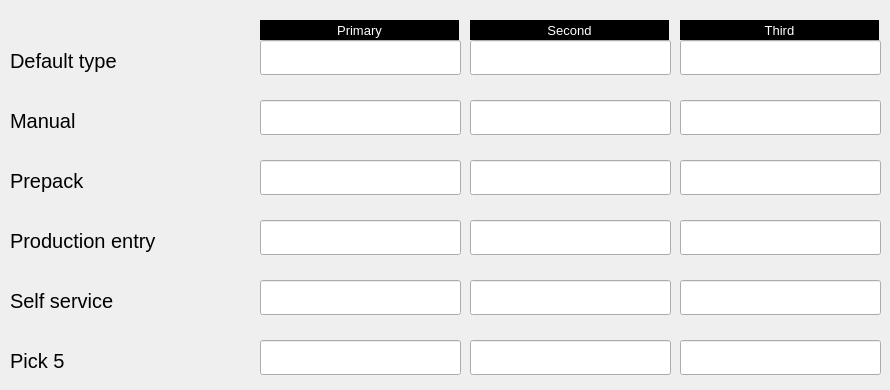
     <widget class="QWidget" name="tabLabelTypes">
      <attribute name="title">
       <string>Types</string>
      </attribute>
      <widget class="QLabel" name="lblLabelType">
       <property name="geometry">
        <rect>
         <x>10</x>
         <y>40</y>
         <width>221</width>
         <height>41</height>
        </rect>
       </property>
       <property name="font">
        <font>
         <pointsize>15</pointsize>
        </font>
       </property>
       <property name="text">
        <string>Default type</string>
       </property>
       <property name="alignment">
        <set>Qt::AlignLeading|Qt::AlignLeft|Qt::AlignVCenter</set>
       </property>
      </widget>
      <widget class="hobart::numericLineEdit" name="txtDefaultPriLabelType">
       <property name="geometry">
        <rect>
         <x>260</x>
         <y>40</y>
         <width>201</width>
         <height>35</height>
        </rect>
       </property>
       <property name="font">
        <font>
         <pointsize>19</pointsize>
        </font>
       </property>
       <property name="inputMask">
        <string notr="true"/>
       </property>
       <property name="text">
        <string notr="true"/>
       </property>
      </widget>
      <widget class="hobart::numericLineEdit" name="txtDefaultSecLabelType">
       <property name="geometry">
        <rect>
         <x>470</x>
         <y>40</y>
         <width>201</width>
         <height>35</height>
        </rect>
       </property>
       <property name="font">
        <font>
         <pointsize>19</pointsize>
        </font>
       </property>
       <property name="inputMask">
        <string notr="true"/>
       </property>
       <property name="text">
        <string notr="true"/>
       </property>
      </widget>
      <widget class="hobart::numericLineEdit" name="txtDefaultTriLabelType">
       <property name="geometry">
        <rect>
         <x>680</x>
         <y>40</y>
         <width>201</width>
         <height>35</height>
        </rect>
       </property>
       <property name="font">
        <font>
         <pointsize>19</pointsize>
        </font>
       </property>
       <property name="inputMask">
        <string notr="true"/>
       </property>
       <property name="text">
        <string notr="true"/>
       </property>
      </widget>
      <widget class="QLabel" name="lblManualLabel">
       <property name="geometry">
        <rect>
         <x>10</x>
         <y>100</y>
         <width>221</width>
         <height>41</height>
        </rect>
       </property>
       <property name="font">
        <font>
         <pointsize>15</pointsize>
        </font>
       </property>
       <property name="text">
        <string>Manual</string>
       </property>
       <property name="alignment">
        <set>Qt::AlignLeading|Qt::AlignLeft|Qt::AlignVCenter</set>
       </property>
      </widget>
      <widget class="QLabel" name="lblPrepackLabel">
       <property name="geometry">
        <rect>
         <x>10</x>
         <y>160</y>
         <width>221</width>
         <height>41</height>
        </rect>
       </property>
       <property name="font">
        <font>
         <pointsize>15</pointsize>
        </font>
       </property>
       <property name="text">
        <string>Prepack</string>
       </property>
       <property name="alignment">
        <set>Qt::AlignLeading|Qt::AlignLeft|Qt::AlignVCenter</set>
       </property>
      </widget>
      <widget class="QLabel" name="lblProdEntryLabel">
       <property name="geometry">
        <rect>
         <x>10</x>
         <y>220</y>
         <width>221</width>
         <height>41</height>
        </rect>
       </property>
       <property name="font">
        <font>
         <pointsize>15</pointsize>
        </font>
       </property>
       <property name="text">
        <string>Production entry</string>
       </property>
       <property name="alignment">
        <set>Qt::AlignLeading|Qt::AlignLeft|Qt::AlignVCenter</set>
       </property>
      </widget>
      <widget class="QLabel" name="lblSelfServLabel">
       <property name="geometry">
        <rect>
         <x>10</x>
         <y>280</y>
         <width>221</width>
         <height>41</height>
        </rect>
       </property>
       <property name="font">
        <font>
         <pointsize>15</pointsize>
        </font>
       </property>
       <property name="text">
        <string>Self service</string>
       </property>
       <property name="alignment">
        <set>Qt::AlignLeading|Qt::AlignLeft|Qt::AlignVCenter</set>
       </property>
      </widget>
      <widget class="hobart::numericLineEdit" name="txtManualSecLabelType">
       <property name="geometry">
        <rect>
         <x>470</x>
         <y>100</y>
         <width>201</width>
         <height>35</height>
        </rect>
       </property>
       <property name="font">
        <font>
         <pointsize>19</pointsize>
        </font>
       </property>
       <property name="inputMask">
        <string notr="true"/>
       </property>
       <property name="text">
        <string notr="true"/>
       </property>
      </widget>
      <widget class="hobart::numericLineEdit" name="txtManualTriLabelType">
       <property name="geometry">
        <rect>
         <x>680</x>
         <y>100</y>
         <width>201</width>
         <height>35</height>
        </rect>
       </property>
       <property name="font">
        <font>
         <pointsize>19</pointsize>
        </font>
       </property>
       <property name="inputMask">
        <string notr="true"/>
       </property>
       <property name="text">
        <string notr="true"/>
       </property>
      </widget>
      <widget class="hobart::numericLineEdit" name="txtManualPriLabelType">
       <property name="geometry">
        <rect>
         <x>260</x>
         <y>100</y>
         <width>201</width>
         <height>35</height>
        </rect>
       </property>
       <property name="font">
        <font>
         <pointsize>19</pointsize>
        </font>
       </property>
       <property name="inputMask">
        <string notr="true"/>
       </property>
       <property name="text">
        <string notr="true"/>
       </property>
      </widget>
      <widget class="hobart::numericLineEdit" name="txtPrepackSecLabelType">
       <property name="geometry">
        <rect>
         <x>470</x>
         <y>160</y>
         <width>201</width>
         <height>35</height>
        </rect>
       </property>
       <property name="font">
        <font>
         <pointsize>19</pointsize>
        </font>
       </property>
       <property name="inputMask">
        <string notr="true"/>
       </property>
       <property name="text">
        <string notr="true"/>
       </property>
      </widget>
      <widget class="hobart::numericLineEdit" name="txtPrepackTriLabelType">
       <property name="geometry">
        <rect>
         <x>680</x>
         <y>160</y>
         <width>201</width>
         <height>35</height>
        </rect>
       </property>
       <property name="font">
        <font>
         <pointsize>19</pointsize>
        </font>
       </property>
       <property name="inputMask">
        <string notr="true"/>
       </property>
       <property name="text">
        <string notr="true"/>
       </property>
      </widget>
      <widget class="hobart::numericLineEdit" name="txtPrepackPriLabelType">
       <property name="geometry">
        <rect>
         <x>260</x>
         <y>160</y>
         <width>201</width>
         <height>35</height>
        </rect>
       </property>
       <property name="font">
        <font>
         <pointsize>19</pointsize>
        </font>
       </property>
       <property name="inputMask">
        <string notr="true"/>
       </property>
       <property name="text">
        <string notr="true"/>
       </property>
      </widget>
      <widget class="hobart::numericLineEdit" name="txtProdEntryPriLabelType">
       <property name="geometry">
        <rect>
         <x>260</x>
         <y>220</y>
         <width>201</width>
         <height>35</height>
        </rect>
       </property>
       <property name="font">
        <font>
         <pointsize>19</pointsize>
        </font>
       </property>
       <property name="inputMask">
        <string notr="true"/>
       </property>
       <property name="text">
        <string notr="true"/>
       </property>
      </widget>
      <widget class="hobart::numericLineEdit" name="txtProdEntrySecLabelType">
       <property name="geometry">
        <rect>
         <x>470</x>
         <y>220</y>
         <width>201</width>
         <height>35</height>
        </rect>
       </property>
       <property name="font">
        <font>
         <pointsize>19</pointsize>
        </font>
       </property>
       <property name="inputMask">
        <string notr="true"/>
       </property>
       <property name="text">
        <string notr="true"/>
       </property>
      </widget>
      <widget class="hobart::numericLineEdit" name="txtProdEntryTriLabelType">
       <property name="geometry">
        <rect>
         <x>680</x>
         <y>220</y>
         <width>201</width>
         <height>35</height>
        </rect>
       </property>
       <property name="font">
        <font>
         <pointsize>19</pointsize>
        </font>
       </property>
       <property name="inputMask">
        <string notr="true"/>
       </property>
       <property name="text">
        <string notr="true"/>
       </property>
      </widget>
      <widget class="hobart::numericLineEdit" name="txtSelfServPriLabelType">
       <property name="geometry">
        <rect>
         <x>260</x>
         <y>280</y>
         <width>201</width>
         <height>35</height>
        </rect>
       </property>
       <property name="font">
        <font>
         <pointsize>19</pointsize>
        </font>
       </property>
       <property name="inputMask">
        <string notr="true"/>
       </property>
       <property name="text">
        <string notr="true"/>
       </property>
      </widget>
      <widget class="hobart::numericLineEdit" name="txtSelfServSecLabelType">
       <property name="geometry">
        <rect>
         <x>470</x>
         <y>280</y>
         <width>201</width>
         <height>35</height>
        </rect>
       </property>
       <property name="font">
        <font>
         <pointsize>19</pointsize>
        </font>
       </property>
       <property name="inputMask">
        <string notr="true"/>
       </property>
       <property name="text">
        <string notr="true"/>
       </property>
      </widget>
      <widget class="hobart::numericLineEdit" name="txtSelfServTriLabelType">
       <property name="geometry">
        <rect>
         <x>680</x>
         <y>280</y>
         <width>201</width>
         <height>35</height>
        </rect>
       </property>
       <property name="font">
        <font>
         <pointsize>19</pointsize>
        </font>
       </property>
       <property name="inputMask">
        <string notr="true"/>
       </property>
       <property name="text">
        <string notr="true"/>
       </property>
      </widget>
      <widget class="QLabel" name="lblPrimaryLabelTitle">
       <property name="geometry">
        <rect>
         <x>260</x>
         <y>20</y>
         <width>199</width>
         <height>20</height>
        </rect>
       </property>
       <property name="font">
        <font>
         <pointsize>10</pointsize>
         <weight>50</weight>
         <bold>false</bold>
        </font>
       </property>
       <property name="styleSheet">
        <string notr="true">QLabel#lblPrimaryLabelTitle{
	color: white;
    background-color: black;
}</string>
       </property>
       <property name="frameShape">
        <enum>QFrame::Box</enum>
       </property>
       <property name="frameShadow">
        <enum>QFrame::Raised</enum>
       </property>
       <property name="text">
        <string>Primary</string>
       </property>
       <property name="alignment">
        <set>Qt::AlignCenter</set>
       </property>
      </widget>
      <widget class="QLabel" name="lblSecondaryLabelTitle">
       <property name="geometry">
        <rect>
         <x>470</x>
         <y>20</y>
         <width>199</width>
         <height>20</height>
        </rect>
       </property>
       <property name="sizePolicy">
        <sizepolicy hsizetype="Preferred" vsizetype="Preferred">
         <horstretch>0</horstretch>
         <verstretch>0</verstretch>
        </sizepolicy>
       </property>
       <property name="minimumSize">
        <size>
         <width>0</width>
         <height>0</height>
        </size>
       </property>
       <property name="font">
        <font>
         <pointsize>10</pointsize>
         <weight>50</weight>
         <bold>false</bold>
        </font>
       </property>
       <property name="styleSheet">
        <string notr="true">QLabel#lblSecondaryLabelTitle{
	color: white;
    background-color: black;
}</string>
       </property>
       <property name="frameShape">
        <enum>QFrame::Box</enum>
       </property>
       <property name="frameShadow">
        <enum>QFrame::Raised</enum>
       </property>
       <property name="text">
        <string>Second</string>
       </property>
       <property name="alignment">
        <set>Qt::AlignCenter</set>
       </property>
      </widget>
      <widget class="QLabel" name="lblThirdLabelTitle">
       <property name="geometry">
        <rect>
         <x>680</x>
         <y>20</y>
         <width>199</width>
         <height>20</height>
        </rect>
       </property>
       <property name="font">
        <font>
         <pointsize>10</pointsize>
         <weight>50</weight>
         <bold>false</bold>
        </font>
       </property>
       <property name="styleSheet">
        <string notr="true">QLabel#lblThirdLabelTitle{
	color: white;
    background-color: black;
}</string>
       </property>
       <property name="frameShape">
        <enum>QFrame::Box</enum>
       </property>
       <property name="frameShadow">
        <enum>QFrame::Raised</enum>
       </property>
       <property name="text">
        <string>Third</string>
       </property>
       <property name="alignment">
        <set>Qt::AlignCenter</set>
       </property>
      </widget>
      <widget class="hobart::numericLineEdit" name="txtPick5PriLabelType">
       <property name="geometry">
        <rect>
         <x>260</x>
         <y>340</y>
         <width>201</width>
         <height>35</height>
        </rect>
       </property>
       <property name="font">
        <font>
         <pointsize>19</pointsize>
        </font>
       </property>
       <property name="inputMask">
        <string notr="true"/>
       </property>
       <property name="text">
        <string notr="true"/>
       </property>
      </widget>
      <widget class="hobart::numericLineEdit" name="txtPick5TriLabelType">
       <property name="geometry">
        <rect>
         <x>680</x>
         <y>340</y>
         <width>201</width>
         <height>35</height>
        </rect>
       </property>
       <property name="font">
        <font>
         <pointsize>19</pointsize>
        </font>
       </property>
       <property name="inputMask">
        <string notr="true"/>
       </property>
       <property name="text">
        <string notr="true"/>
       </property>
      </widget>
      <widget class="hobart::numericLineEdit" name="txtPick5SecLabelType">
       <property name="geometry">
        <rect>
         <x>470</x>
         <y>340</y>
         <width>201</width>
         <height>35</height>
        </rect>
       </property>
       <property name="font">
        <font>
         <pointsize>19</pointsize>
        </font>
       </property>
       <property name="inputMask">
        <string notr="true"/>
       </property>
       <property name="text">
        <string notr="true"/>
       </property>
      </widget>
      <widget class="QLabel" name="lblPick5Label">
       <property name="geometry">
        <rect>
         <x>10</x>
         <y>340</y>
         <width>221</width>
         <height>41</height>
        </rect>
       </property>
       <property name="font">
        <font>
         <pointsize>15</pointsize>
        </font>
       </property>
       <property name="text">
        <string>Pick 5</string>
       </property>
       <property name="alignment">
        <set>Qt::AlignLeading|Qt::AlignLeft|Qt::AlignVCenter</set>
       </property>
      </widget>
     </widget>
